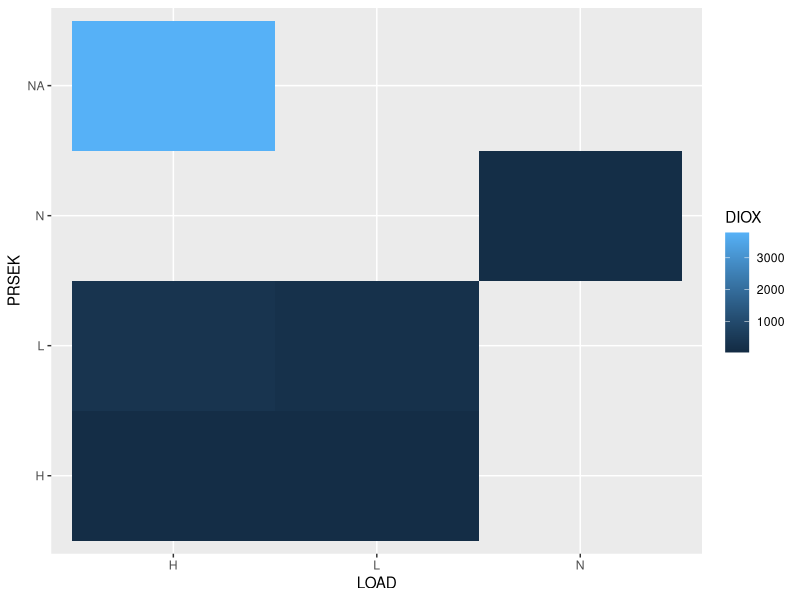
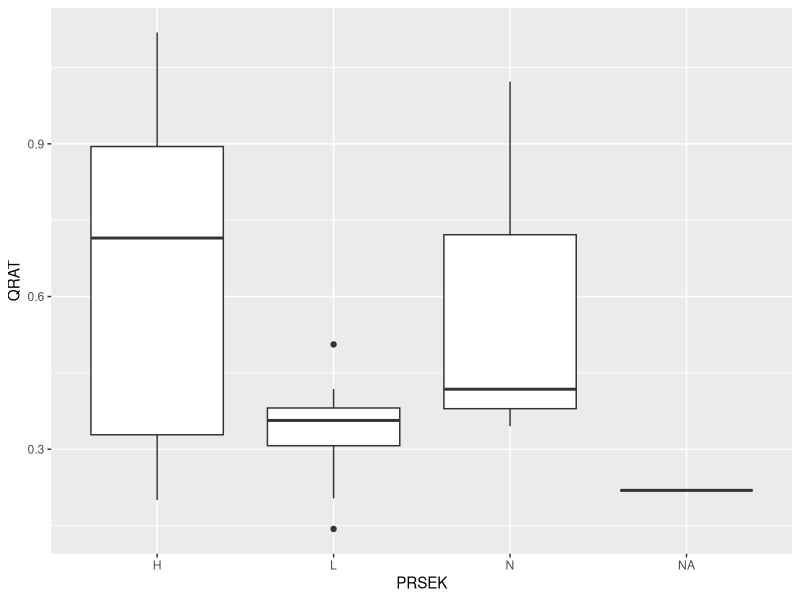
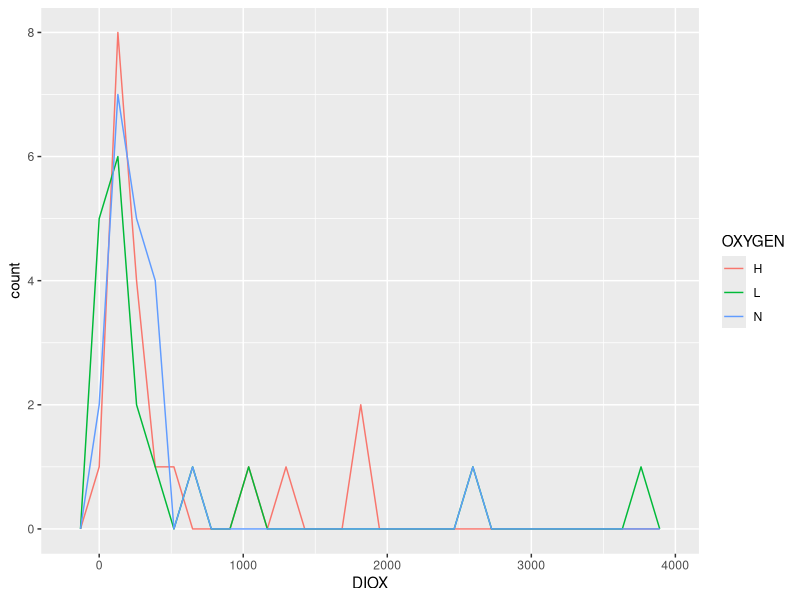
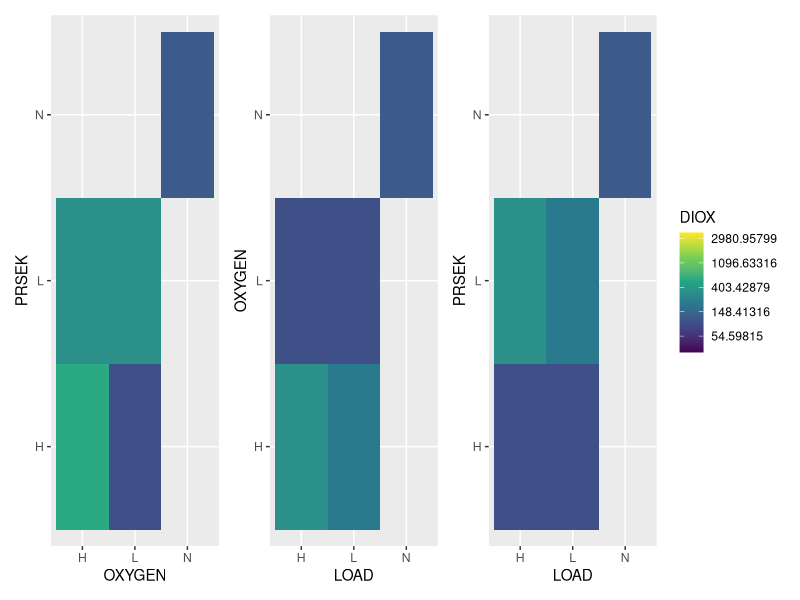
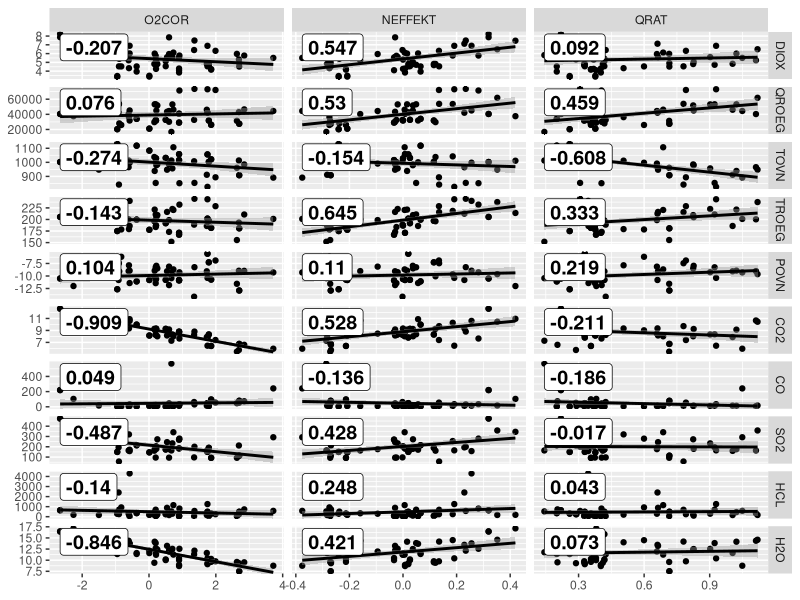
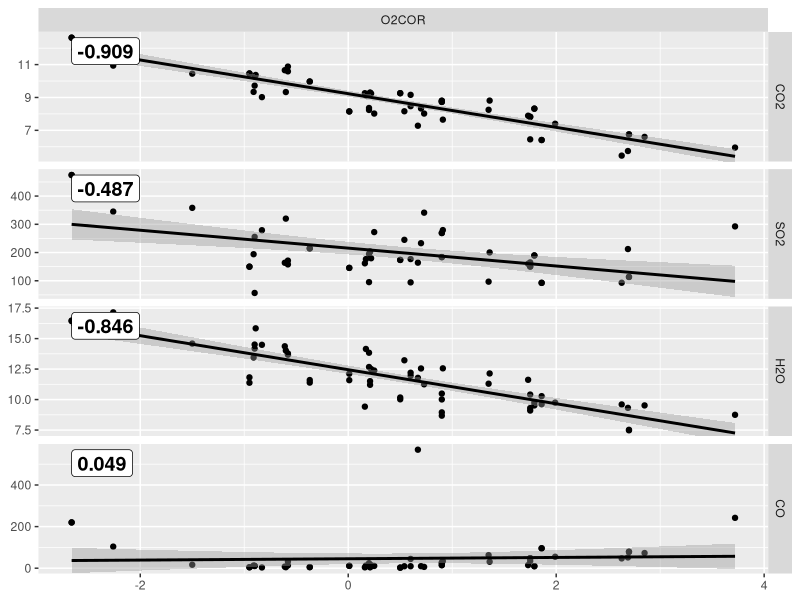
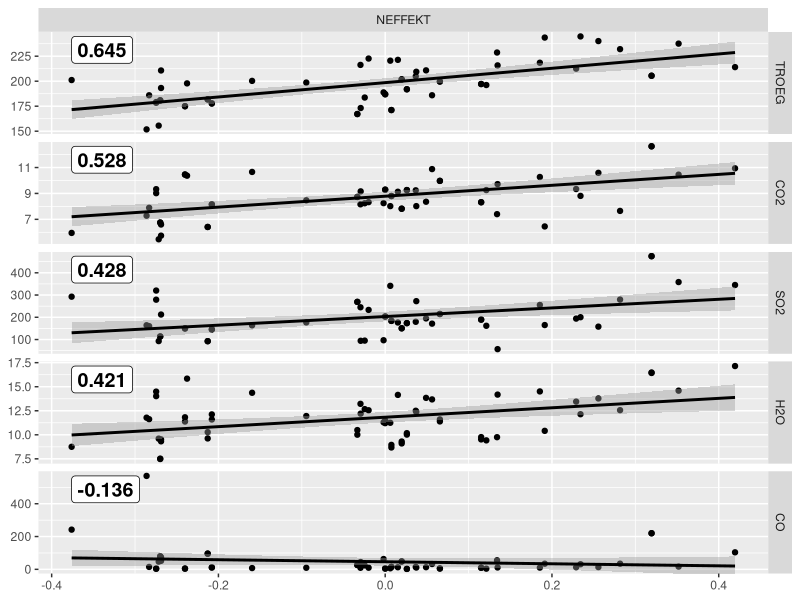
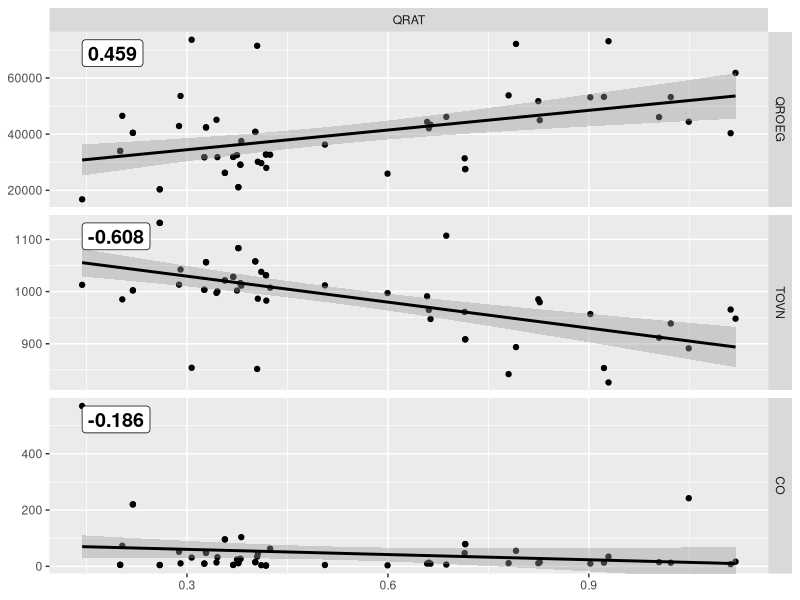

Here is the R script that generated these plots, in order: (Note: this script raises an error after producing the figures.)
library('MASS')
library('tidyverse')
library(GGally)
library(patchwork)
data <- read.table("dioxin.csv", sep=',', head=TRUE, stringsAsFactors = TRUE)
data$TIME <- as.factor(data$TIME)


#dat <- dat %>%
 # group_by(PLANT) #%>%
#  mutate(DIOX=(DIOX - mean(DIOX, na.rm = T)) / sd(DIOX, na.rm=T))

data |> 
  ggplot(aes(x = LOAD, y=PRSEK, fill=DIOX)) +
  geom_tile()

data |> 
  select(where(\(x) any(is.na(x))))

data |> 
  select(c(PRSEK, QRAT)) |> 
  group_by(PRSEK) |> 
  summarise(
    mean_qrat=mean(QRAT),
    median_qrat = median(QRAT)
  )

data |>
  ggplot(aes(x=PRSEK, y=QRAT)) +
  geom_boxplot()
  
data |>
  replace_na(list(PRSEK = 'L')) |> 
  mutate(
    CAT = paste(
      'OX', OXYGEN, 'PRSEK', PRSEK, 'LOAD', LOAD, sep = '_'
    )
  ) |> 
  ggplot(aes(x=DIOX, color=OXYGEN)) +
  geom_freqpoly()
    
ox_pr <- data |> 
  replace_na(list(PRSEK = 'L')) |> 
  ggplot(aes(x=OXYGEN, y=PRSEK, fill=DIOX)) +
  geom_tile()+
  scale_fill_continuous(trans = 'log',type = 'viridis')

ox_lo <- data |> 
  replace_na(list(PRSEK = 'L')) |> 
  ggplot(aes(x=LOAD, y=OXYGEN, fill=DIOX)) +
  geom_tile()+
  scale_fill_continuous(trans = 'log',type = 'viridis')

pr_lo <- data |> 
  replace_na(list(PRSEK = 'L')) |> 
  ggplot(aes(x=LOAD, y=PRSEK, fill=DIOX)) +
  geom_tile()+
  scale_fill_continuous(trans = 'log',type = 'viridis')

ox_pr + ox_lo + pr_lo + plot_layout(guides='collect')

lm_with_cor <- function(data, mapping, ..., method = "pearson") {
  x <- eval_data_col(data, mapping$x)
  y <- eval_data_col(data, mapping$y)
  cor <- cor(x, y, method = method, use = "na.or.complete")
  ggally_smooth_lm(data, mapping, ...) +
    ggplot2::geom_label(
      data = data.frame(
        x = min(x, na.rm = TRUE),
        y = max(y, na.rm = TRUE),
        lab = round(cor, digits = 3)
      ),
      mapping = ggplot2::aes(x = x, y = y, label = lab),
      hjust = 0, vjust = 1,
      size = 5, fontface = "bold",
      inherit.aes = FALSE # do not inherit anything from the ...
    )
}

data |>
  replace_na(list(PRSEK = 'L')) |> 
  mutate(DIOX = log(DIOX)) |> 
  ggduo(
    columnsX = c("O2COR", "NEFFEKT", "QRAT"), 
    columnsY = c("DIOX", "QROEG", "TOVN", "TROEG", "POVN", "CO2", "CO", "SO2", "HCL", "H2O"),
    types = list(continuous = lm_with_cor)
  )
  
O2COR_passive <- data |> 
  replace_na(list(PRSEK = 'L')) |> 
  mutate(DIOX = log(DIOX)) |> 
  ggduo(
    columnsX = c("O2COR"), 
    columnsY = c("CO2", "SO2", "H2O", "CO"),
    types = list(continuous = lm_with_cor)
  )

O2COR_passive

NEFFEKT_passive <- data |> 
  replace_na(list(PRSEK = 'L')) |> 
  mutate(DIOX = log(DIOX)) |> 
  ggduo(
    columnsX = c("NEFFEKT"), 
    columnsY = c("TROEG", "CO2", "SO2", "H2O", "CO"),
    types = list(continuous = lm_with_cor)
  )

NEFFEKT_passive
#DIOX

#BLOCK EFFECTS
    #PLANT
    #TIME
    #LAB

QRAT_passive<- data |> 
  replace_na(list(PRSEK = 'L')) |> 
  mutate(DIOX = log(DIOX)) |> 
  ggduo(
    columnsX = c("QRAT"), 
    columnsY = c("QROEG", "TOVN", "CO"),
    types = list(continuous = lm_with_cor)
  )
QRAT_passive

wrap_elements(ggmatrix_gtable(O2COR_passive)) + wrap_elements(ggmatrix_gtable(NEFFEKT_passive)) + wrap_elements(ggmatrix_gtable(QRAT_passive))

scaleFUN <- function(x) sprintf("%.2f", x)




factor(x=c("KARA", "RENO_N", "RENO_S"), levels = levels(dat$PLANT))

dat |> 
  filter(if_any(everything(), is.na))

dat %>%
    filter(
        #TIME =
    ) %>%
    ggplot(aes(x=DIOX, color=PRSEK)) +
    geom_freqpoly(position = 'stack', bins=5) +
    facet_wrap(rows = vars(LAB), cols = vars(PLANT), scale="free")
    scale_x_continuous(trans="log", labels = scaleFUN)

dat %>% 
  ggplot(aes(x=DIOX)) +
  geom_density(alpha=0.4) +
  scale_x_continuous(trans="log", labels = scaleFUN)

dat |> 
  ggplot(aes(x=DIOX, color=PRSEK)) +
  geom_histogram(bins=10) +
  facet_wrap(vars(Oxygen=OXYGEN), ncol=1, ) +
  scale_x_continuous(trans="log")

dat 

dat %>%
  filter(
    LAB=="KK",
  ) %>%
  ggplot(aes(x=DIOX, fill=PRSEK)) +
  geom_histogram(alpha=.4) 
                     
bc <- boxcox(lm(data = dat, DIOX ~1))

bc$x[which.max(bc$y)]
